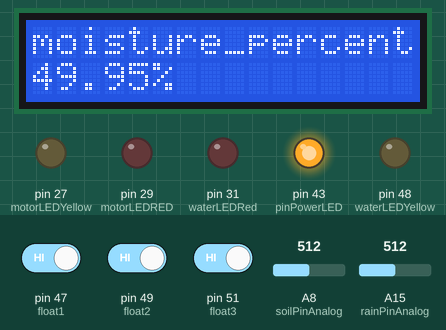
Bench run of a sketch on a simulated Arduino Mega 2560, built with avr-gcc and run on an emulated ATmega2560. Shown: 16×2 character LCD, output pins drawn as LEDs (lit = HIGH). The inputs (shaded band) are chosen by the test bench; at power-on: A15 (rainPinAnalog) = 512, pin 47 (float1) HIGH, pin 51 (float3) HIGH, pin 49 (float2) HIGH, A8 (soilPinAnalog) = 512. The modem accepts every AT command (registered, SIM ready, sends succeed) and sends nothing else; what the sketch prints to the serial monitor is not drawn.

Above: at 2.7 s.
2.8 s: A15 (rainPinAnalog) set to 352
15.1 s: A15 (rainPinAnalog) set to 327
At 23.6 s:
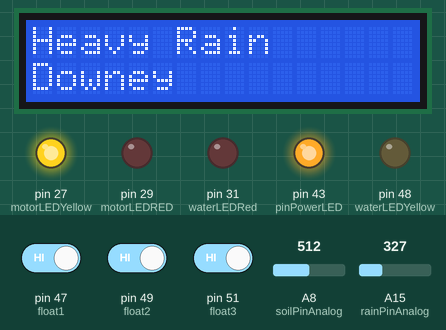
29.1 s: pin 47 (float1) driven LOW
At 35.8 s:
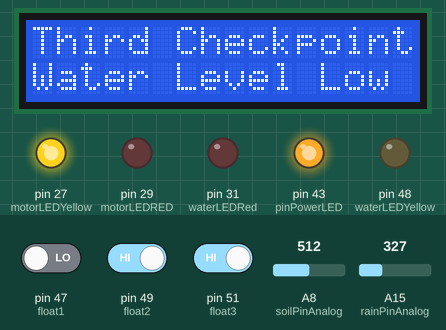
38.3 s: pin 51 (float3) driven LOW
At 49.1 s:
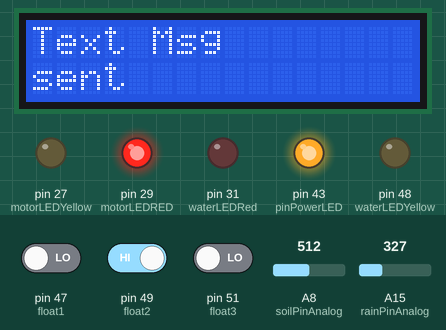
Timing chart, 0 to 50.6 s (numbered marks = the images above; inputs shaded):
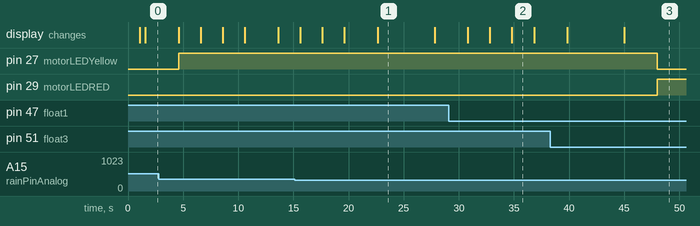

The sketch:

KISSANFARMA.ino
```cpp
#include<LiquidCrystal.h>
#include <SoftwareSerial.h>
//SoftwareSerial msgSerial(52,53);
SoftwareSerial msgSerial(53,52); //tx,rx
SoftwareSerial mton(10,11);
const int sensorMin = 0;
const int sensorMax = 1024;
#include <SPI.h>
int range;
const int soilPinAnalog=A8; // /* Soil moisture sensor O/P pin */// initialize sensor pin
const int rainPinAnalog=A15;
const int soilPinDigital=22;  ///* Soil moisture sensor O/P pin */// initialize sensor pin
String datavalues;

float t, h;

//------------
float moisture_percentage;
  int sensor_analog;

int buzzerPin = 40;

//----------------------------------------mrunal sheti pin declarations
//----------------------------------Display
LiquidCrystal lcd(3,4,5,6,7,8);
//--------------------------Float
int float1=47;
int float2=49;
int float3 =51;
//------------------------------- motor lED
int motorLEDYellow=27;
int motorLEDRED=29;
//----------------------------------------water level led
int waterLEDYellow=48;  //33-48  //made it off
int waterLEDRed=31;
//-------------------------------------power led 1
int pinPowerLED=43;
int butRetValueFromMem=37;
//---------------------------------------------------------------------------------

   String strdd="";
   String strmonth="";
   String stryy="";
   String  dhm ="";
   String strmm="";
   String strss="";
   String strhh="";
//----------------
void setup() {

    Serial.println("\n\n");
   digitalWrite(pinPowerLED,HIGH);
  Serial.begin(9600); /* Define baud rate for serial communication */
  mton.begin(9600);
pinMode(soilPinAnalog, INPUT);
pinMode(soilPinDigital, INPUT);
pinMode(pinPowerLED,OUTPUT);

 pinMode(motorLEDYellow, OUTPUT);
   pinMode(motorLEDRED, OUTPUT);
    pinMode(waterLEDYellow, OUTPUT);
     pinMode(waterLEDRed, OUTPUT);

//funPartyWelcome("KissanFarma Agriculture Pvt Ltd.");
//delay(1000);
//-------------------------------------------------------------------------------------------------------------------------------------
    lcd.begin(16,2);          // initialize LCD of size 16/2 (2 rows, 16 col) //display 7
    lcd.setCursor(1,0);       // set the cursor at position (C1,R0)  //display 8
    lcd.clear();       ////display 9

    //clear the screen
    lcd.print("   Welcome   ");  //displaying the message on LCD
    delay(1000);

     lcd.setCursor(0,0);       // set the cursor at position (C1,R0)  //display 8
    lcd.clear();       ////display 9
     msgSerial.begin(9600);
    //clear the screen
    lcd.print("Kissan Farma");  //displaying the message on LCD
     lcd.setCursor(0,1);       // set the cursor at position (C1,R0)  //display 8
     lcd.print("Agri. Pvt Ltd");  //displaying the message on LCD

    Serial.println("Kissan Farma Agri. Pvt Ltd");
    delay(500);
   //  digitalWrite(waterLEDYellow,HIGH);
}

//-------------------------------------------------------------------------------------------------

void loop()
{

    //funSirren();

    // gsmTest();
     sensor_analog = analogRead(soilPinAnalog);
     moisture_percentage = ( 100 - ( (sensor_analog/1023.00) * 100 ) );
     String moisture_percentage_str=String(moisture_percentage) +"%";
     showOnLCDGeneral("moisture_percentage",moisture_percentage_str);

       //testCountDown(20000/1000);

      range=chkRainLevel();
      Serial.println("Range:");
        Serial.println(range);

    delay(1000);

  if(range==0 )  //0 rainy(heavy(,1 warning(cloudy) ,2 not raining
  {

    //print on lcd

    showOnLCD3(t,"Heavy Rain","Downey");
    SendMessageMotor("Heavy Rain");  //void SendMessage(float temp,String strRainCondion,String Dis)
    showOnLCDGeneral("Text Msg","sent");

    Serial.print("Message Heavy Rain Downey done");
    delay(1000);
  }

readFloats();


}


//-----------------------------gsm code


void showOnLCD(String title,String msg)
{
     lcd.clear();       ////display 9
     lcd.setCursor(0,0);       // set the cursor at position (C1,R0)  //display 8
     //clear the screen
     lcd.print(title);  //displaying the message on LCD
        lcd.setCursor(0,1);

       lcd.print(" Temp:");  //displaying the message on LCD
     lcd.print(msg);  //displaying the message on LCD
     delay(2000);
}
void showOnLCDGeneral(String title,String msg)
{
     lcd.clear();       ////display 9
     lcd.setCursor(0,0);       // set the cursor at position (C1,R0)  //display 8
     //clear the screen
     lcd.print(title);  //displaying the message on LCD
        lcd.setCursor(0,1);

     lcd.print(msg);  //displaying the message on LCD
     delay(2000);
}
void showOnLCD3(float temp,String strRainCondion,String Dis)
{
     lcd.clear();       ////display 9
      lcd.print(strRainCondion);  //displaying the message on LCD
      lcd.print(" ");  //Space
      lcd.setCursor(0,1);
      lcd.print(Dis);  //displaying the message on LCD
     delay(2000);
}
int chkRainLevel()
{

int sensorReading = analogRead(rainPinAnalog);
  int range = map(sensorReading, sensorMin, sensorMax, 0, 3);

   return(range);
  delay(1000);

}

//------------------------


void SendMessage()
{
  msgSerial.println("AT+CMGF=1");    //Sets the GSM Module in Text Mode
  delay(1000);  // Delay of 1000 milli seconds or 1 second
  Serial.println("\n am sending msg ");
  msgSerial.println("AT+CMGS=\"+918766403908\"\r"); // Replace x with mobile number
  Serial.println("\n msg sended sucessfully ");
  delay(1000);
  String Str="Temp 30.30  Rain Condition: Cloudy Disease :Powedery";
  msgSerial.println( Str);// The SMS text you want to send
  delay(100);
  msgSerial.println((char)26);// ASCII code of CTRL+Z
  delay(1000);
}


void funPartyWelcome(String partyName)
{
    lcd.clear();
    lcd.setCursor(0,0);       // set the cursor at position (C1,R0)
    lcd.print("Welcome   To");
    lcd.setCursor(0,1);       // set the cursor at position (C1,R0)
    lcd.print(partyName);
    delay(500); //1 sec
    lcd.clear();
}
    void readFloats()
{
      int f3=digitalRead(float1);
      int f2=digitalRead(float2);
      int f1=digitalRead(float3);


//--------------------------------------------------------------F1
    if(f1==0)
    {

        // motor led will be red
        // void funLED(int ledPin1 ,int status1,int delay1);
           digitalWrite(motorLEDRED,HIGH);
           digitalWrite(motorLEDYellow,LOW);

    //do gsm call
        DialCall();
        showOnLCDGeneral("Doing call on","8766403908");
        showOnLCDGeneral("First Checkpoint","Mtr not in Water");
    }
   else if(f1==1)
   {

     //motor yellow led will be on
       digitalWrite(motorLEDYellow,HIGH);
       digitalWrite(motorLEDRED,LOW);
     //show msg to display -Motor is in water

     showOnLCDGeneral("First Checkpoint","Motor in Water");
   }
//----------------------------------------------------------------------F2
  if(f2==0)
    {

    //do gsm msg

     SendMessageMotor("Mtr not in Water");
     showOnLCDGeneral("2 Chkpt Msg Sent","Mtr Not In Wt");


    }
   else if(f2==1)
   {
    // no any action
     showOnLCDGeneral("Second Checkpoint","Mtr in Water");

   }
 ;

   //----------------------------------------------------- F3
     if(f3==0)
    {
           //showOnLCDGeneral("f3==0 in","above waterLEDRED");

    //motor led will be red
   // void funLED(int ledPin1 ,int status1,int delay1);
    // digitalWrite(waterLEDYellow,LOW);
   //  digitalWrite(waterLEDRed,HIGH);

      //showOnLCDGeneral("test f3==0 in","below waterLEDYellow");

    //dont do gsm call                                                          ???
   showOnLCDGeneral("Third Checkpoint","Water Level Low");
    }
   else if(f3==1)
   {
// showOnLCDGeneral("f3==1 in","above waterLEDYellow");

     //motor yellow led will be on

      //showOnLCDGeneral("f3==1 in below ","waterLED Yellow");
    //  digitalWrite(waterLEDRed,LOW);
      //delay(1000);
    // digitalWrite(waterLEDYellow,HIGH);
// showOnLCDGeneral("test f3==1 in","below water LED RED");

     showOnLCDGeneral("Third Checkpoint","Water level HIGH");
   }

}


//------------ --------------------------------------------------------------


void DialCall()
{
    Serial.println("am doing call from dial call ");
    msgSerial.println("ATD+918766403908;");        // ATDxxxxxxxxxx; -- watch out here for semicolon at the end!!
    delay(20000);
}

void SendMessageMotor(String msg)
{
  msgSerial.println("AT+CMGF=1");    //Sets the GSM Module in Text Mode
  delay(1000);  // Delay of 1000 milli seconds or 1 second
  Serial.println("\n am sending msg ");
  msgSerial.println("AT+CMGS=\"+918766403908\"\r"); // Replace x with mobile number   anant


  Serial.println("\n msg sended sucessfully ");
  delay(1000);
  // msgSerial.println("I am SMS from GSM Module");// The SMS text you want to send
  String str=msg;
  msgSerial.println(str);// The SMS text you want to send
  delay(100);
  msgSerial.println((char)26);// ASCII code of CTRL+Z
  delay(1000);
}
```

Measured:
- the behaviour switches between 342 and 341 on A15 (rainPinAnalog) (found by bisection; images 0 and 1)
- after the input at 15.1 s, the display: first differs from a run without the input after 7.5 s (image 1)
- after the input at 29.1 s, the display: first differs from a run without the input after 5.7 s (image 2)
- after the input at 38.3 s, pin 27 (motorLEDYellow): HIGH → LOW after 9.7 s; pin 29 (motorLEDRED): LOW → HIGH after 9.7 s
- what the display in image 1 shows lasts 5.2 s, from 22.6 s to 27.8 s
- what the display in image 2 shows lasts 2.0 s, from 34.8 s to 36.8 s
